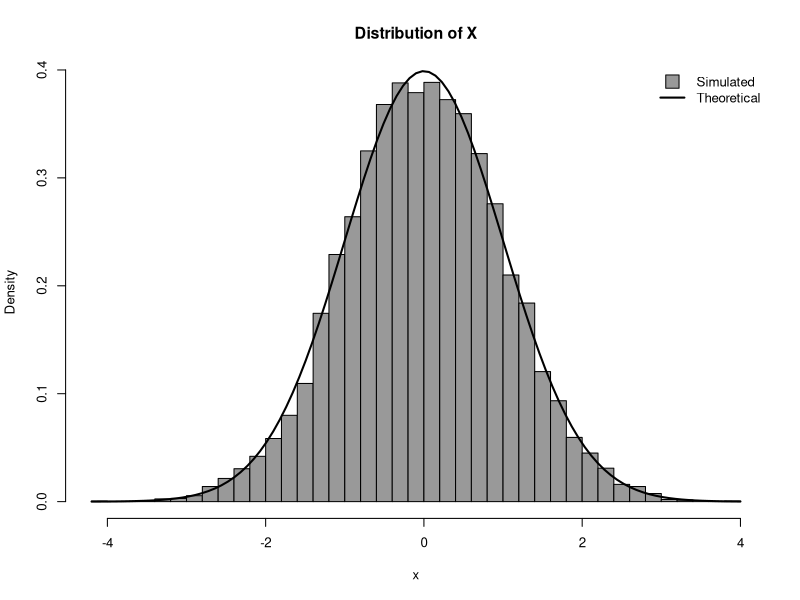

Write R code to recreate this figure.
## Histogram with legend for both bar and line

set.seed(100)
x <- rnorm(10000)

par(cex = 0.8)
hist(x, breaks = 30, freq = FALSE, col = "grey60",
     main = "Distribution of X")
curve(dnorm(x), add = TRUE, lwd = 2)
legend("topright", c("Simulated", "Theoretical"), 
       pch = c(22, NA), pt.cex = 2.5, pt.bg = "grey60", ## Trick!
       lty = c(NA, 1), lwd = c(1, 2),
       bty = "n")